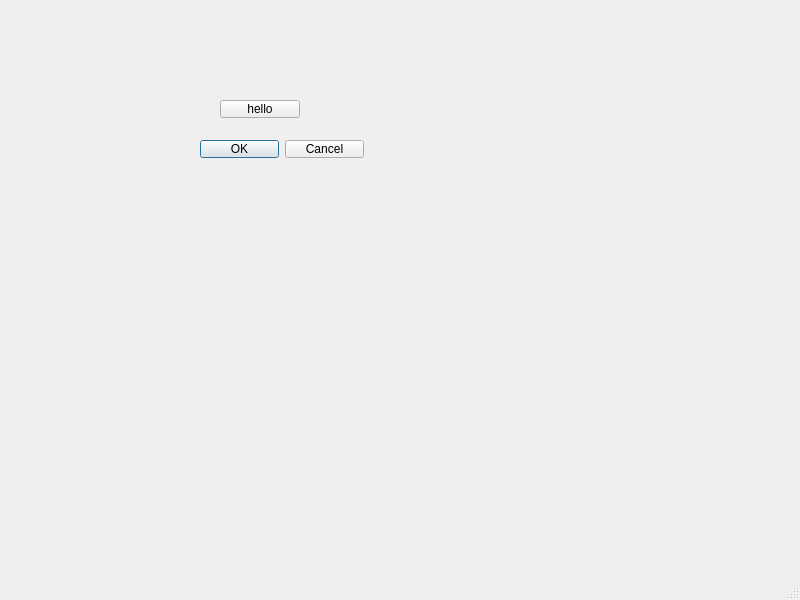
<?xml version="1.0" encoding="UTF-8"?>
<ui version="4.0">
 <class>MainWindow</class>
 <widget class="QMainWindow" name="MainWindow">
  <property name="geometry">
   <rect>
    <x>0</x>
    <y>0</y>
    <width>800</width>
    <height>600</height>
   </rect>
  </property>
  <property name="windowTitle">
   <string>MainWindow</string>
  </property>
  <widget class="QWidget" name="centralwidget">
   <widget class="QWidget" name="verticalLayoutWidget">
    <property name="geometry">
     <rect>
      <x>130</x>
      <y>79</y>
      <width>61</width>
      <height>61</height>
     </rect>
    </property>
    <layout class="QVBoxLayout" name="verticalLayout"/>
   </widget>
   <widget class="QPushButton" name="pushButton">
    <property name="geometry">
     <rect>
      <x>220</x>
      <y>100</y>
      <width>80</width>
      <height>18</height>
     </rect>
    </property>
    <property name="text">
     <string>hello</string>
    </property>
   </widget>
   <widget class="QDialogButtonBox" name="buttonBox">
    <property name="geometry">
     <rect>
      <x>200</x>
      <y>140</y>
      <width>164</width>
      <height>18</height>
     </rect>
    </property>
    <property name="standardButtons">
     <set>QDialogButtonBox::Cancel|QDialogButtonBox::Ok</set>
    </property>
   </widget>
  </widget>
  <widget class="QMenuBar" name="menubar">
   <property name="geometry">
    <rect>
     <x>0</x>
     <y>0</y>
     <width>800</width>
     <height>17</height>
    </rect>
   </property>
  </widget>
  <widget class="QStatusBar" name="statusbar"/>
 </widget>
 <resources/>
 <connections/>
</ui>
